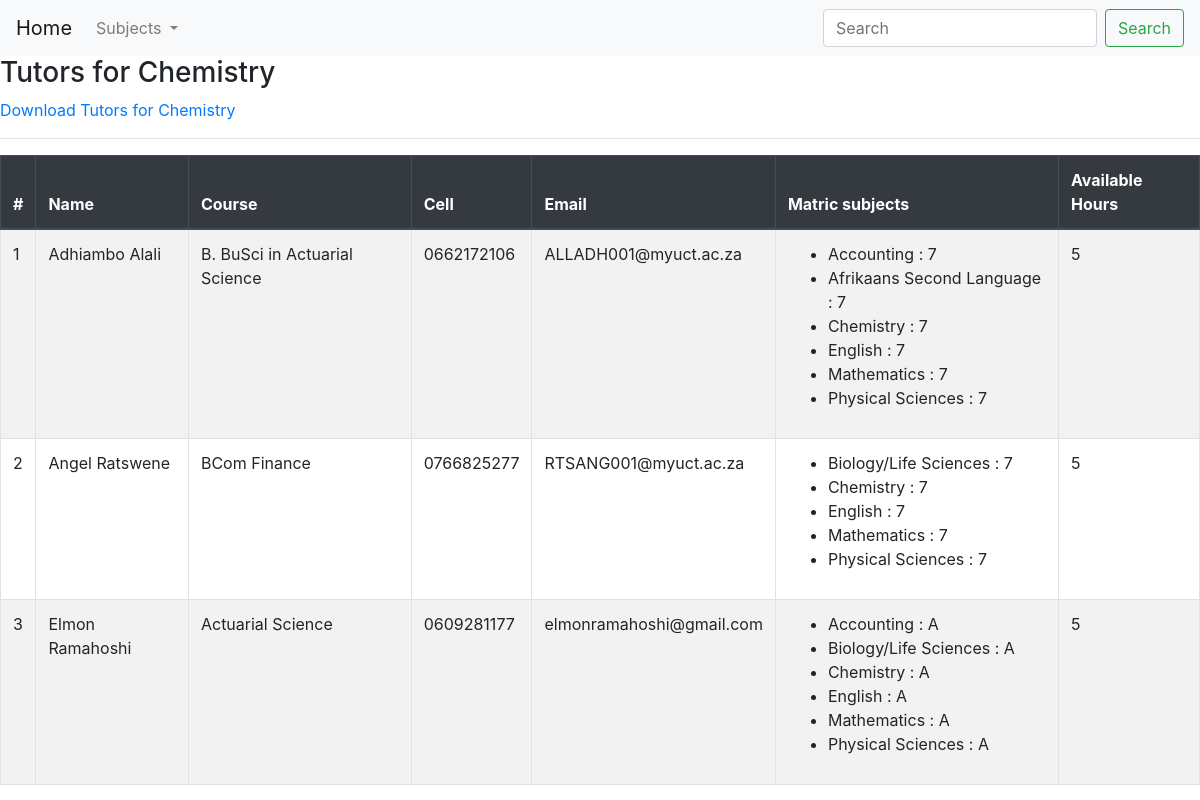
The page /getTutors/Chemistry/ on the database its author committed.
### tutors/models.py (models this page shows)
class Tutor(models.Model):
    name = models.CharField(max_length=256)
    surname = models.CharField(max_length=256)
    address = models.CharField(max_length=256)
    cell = models.CharField(max_length=128)
    email = models.EmailField()
    id_or_passport = models.CharField(max_length=256)
    academic_year = models.CharField(max_length=64)
    degree_or_major = models.CharField(max_length=128)
    number_of_hours = models.CharField(max_length=16)
    Accounting = models.CharField(max_length=3, default="NA")
    Afrikaans_Second_Language = models.CharField(max_length=3, default="NA")
    Biology_or_Life_Sciences = models.CharField(max_length=3, default="NA")
    Business = models.CharField(max_length=3, default="NA")
    Chemistry = models.CharField(max_length=3, default="NA")
    Economics = models.CharField(max_length=3, default="NA")
    English = models.CharField(max_length=3, default="NA")
    Geography = models.CharField(max_length=3, default="NA")
    History = models.CharField(max_length=3, default="NA")
    ICT = models.CharField(max_length=3, default="NA")
    isiXhosa = models.CharField(max_length=3, default="NA")
    Mathematics = models.CharField(max_length=3, default="NA")
    Mathematics_AP = models.CharField(max_length=3, default="NA")
    Physical_Sciences = models.CharField(max_length=3, default="NA")
    Other_1 = models.CharField(max_length=256, default="NA")
    Other_2 = models.CharField(max_length=256, default="NA")
    def __str__(self):
        return self.name +" "+self.surname

### tutors/views.py (the view)
# urls.py: path('getTutors/<str:subject>/', FilterBySubject, name='bySubject'),
def FilterBySubject(request, subject):
    if (subject=='Accounting'):
        tutors = acc_tutors
    if (subject=='Afrikaans_Second_Language'):
        tutors = afrikaans_tutors
    if (subject=='Biology_or_Life_Sciences'):
        tutors = bio_tutors
    if (subject=='Business'):
        tutors = bus_tutors
    if (subject=='Chemistry'):
        tutors = chem_tutors
    if (subject=='Economics'):
        tutors = eco_tutors
    if (subject=='English'):
        tutors = eng_tutors
    if (subject=='Geography'):
        tutors = geo_tutors
    if (subject=='History'):
        tutors = history_tutors
    if (subject=='ICT'):
        tutors = ICT_tutors
    if (subject=='isiXhosa'):
        tutors = isiXhosa_tutors
    if (subject=='Mathematics'):
        tutors = math_tutors
    if (subject=='Mathematics_AP'):
        tutors = ap_math_tutors
    if (subject=='Physical_Sciences'):
        tutors = physical_tutors
    if len(tutors) != 0:
        return render(request,
                    'tutors/bySubject.html',
                    {'tutors': tutors,
                    'subject': subject,
                     },
                    )
    else:
        return render(request,
                    'tutors/bySubjectNone.html',
                    {'subject': subject,}
                    )

### tutors/templates/tutors/bySubject.html (shortened to what this page needs)
{% extends 'base.html' %}
{% block content %}
    <h3>Tutors for {{ subject }}</h3>
    <a href="{% url 'download-bysubject' subject %}">Download Tutors for {{subject}}</a>
    <hr>
      <table class="table table-bordered table-striped">
        <thead class="thead-dark">
          <tr>
            <th scope="col">#</th>
            <th scope="col">Name</th>
            <th scope="col">Course</th>
            <th scope="col">Cell</th>
            <th scope="col">Email</th>
            <th scope="col">Matric subjects</th>
            <th scope="col">Available Hours</th>
          </tr>
        </thead>
        <tbody>
        {% for tutor in tutors %}
          <tr>
            <td>{{forloop.counter}}</td>
            <td>{{ tutor }}</th>
            <td>{{ tutor.degree_or_major }}</td>
            <td>{{ tutor.cell }}</td>
            <td>{{ tutor.email }}</td>
            <td>
                <ul>
                    {% if tutor.Accounting != 'NA'%}
                    <li>Accounting : {{tutor.Accounting}}</li>
                    {% endif %}
                    {% if tutor.Afrikaans_Second_Language != 'NA'%}
                    <li>Afrikaans Second Language : {{tutor.Afrikaans_Second_Language}}</li>
                    {% endif %}
                    {% if tutor.Biology_or_Life_Sciences != 'NA'%}
                    <li>Biology/Life Sciences : {{tutor.Biology_or_Life_Sciences}}</li>
                    {% endif %}
                    {% if tutor.Chemistry != 'NA'%}
                    <li>Chemistry : {{tutor.Chemistry}}</li>
                    {% endif %}
                    {% if tutor.English != 'NA'%}
                    <li>English : {{tutor.English}}</li>
                    {% endif %}
                    {% if tutor.Mathematics != 'NA'%}
                    <li>Mathematics : {{tutor.Mathematics}}</li>
                    {% endif %}
                    {% if tutor.Physical_Sciences != 'NA'%}
                    <li>Physical Sciences : {{tutor.Physical_Sciences}}</li>
                    {% endif %}
                </ul>
            </td>
            <td>{{tutor.number_of_hours}}</td>
          </tr>
        {% endfor %}
        </tbody>
      </table>
      {% endblock %}

### rows shown on the page
Tutor: name+surname "Adhiambo Alali", degree_or_major "B. BuSci in Actuarial Science", cell "0662172106", email "ALLADH001@myuct.ac.za", Accounting "7", Afrikaans_Second_Language "7", Chemistry "7", English "7", Mathematics "7", Physical_Sciences "7", number_of_hours "5"
Tutor: name+surname "Angel Ratswene", degree_or_major "BCom Finance", cell "0766825277", email "RTSANG001@myuct.ac.za", Biology_or_Life_Sciences "7", Chemistry "7", English "7", Mathematics "7", Physical_Sciences "7", number_of_hours "5"
Tutor: name+surname "Elmon Ramahoshi", degree_or_major "Actuarial Science", cell "0609281177", email "elmonramahoshi@gmail.com", Accounting "A", Biology_or_Life_Sciences "A", Chemistry "A", English "A", Mathematics "A", Physical_Sciences "A", number_of_hours "5"

### other values the page prints
{{ subject }} "Chemistry"
